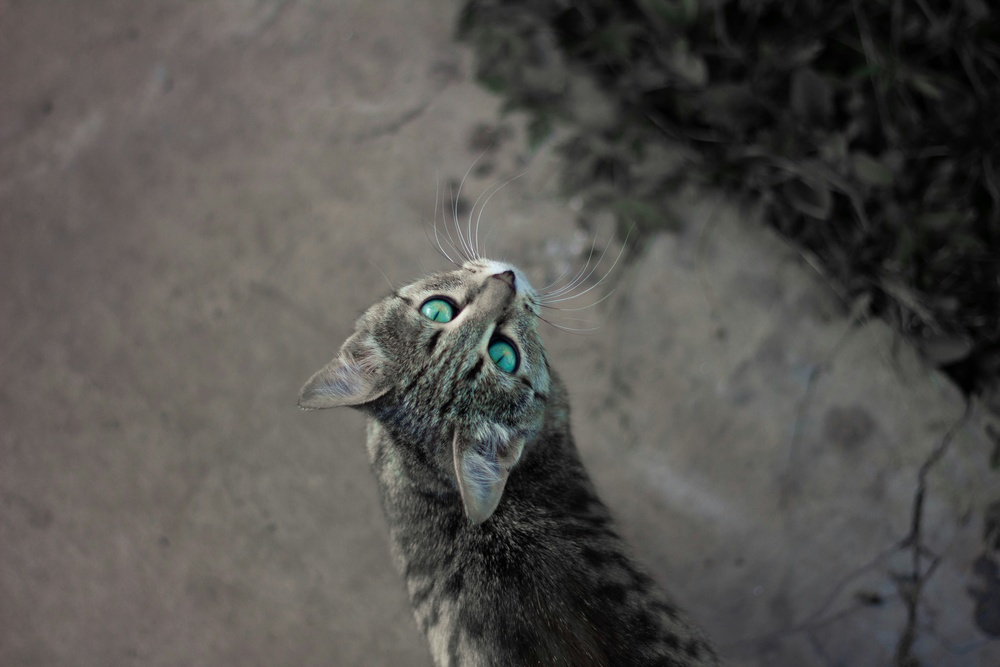
#> input picture cat.jpg, 1000 x 667 px, shrunk from 5184 x 3456 before the run
$ jupyter execute histogram.ipynb
#> lines starting #> are read from the running program, lines starting #| are printed output that depends on the picture
[cell 1]
import cv2
import matplotlib.pyplot as plt
import numpy as np

[cell 2]
# Baca citra dan hitung histogram
img = cv2.imread('cat.jpg', 0) # Baca citra dalam grayscale
#> img: shape (667, 1000); min 0, max 240, mean 83.2
hist = cv2.calcHist([img], [0], None, [256], [0, 256])
#> hist = 256 values, max 16162 at index 107, min 0 at index 238, mean 2605.5

[cell 3]
# Plot histogram
plt.figure()
plt.title('Histogram Citra Kucing (Grayscale)')
plt.xlabel('Intensitas Pixel')
plt.ylabel('Frekuensi')
plt.plot(hist)
plt.xlim([0, 256])
plt.show()
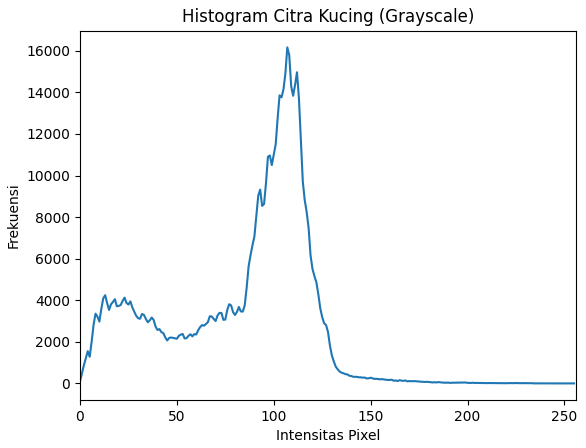
#> figure drawn by matplotlib, 1 panel; curve peaks at x = 107, y = 16162

[cell 4]
# Statistik
mean = np.mean(img)
#> mean = 83.2
var = np.var(img)
#> var = 1295.6
std = np.std(img)
#> std = 35.99

print(f'Rata-rata: {mean:.2f}')
#| Rata-rata: 83.20
print(f'Variansi: {var:.2f}')
#| Variansi: 1295.61
print(f'Standar Deviasi: {std:.2f}')
#| Standar Deviasi: 35.99
